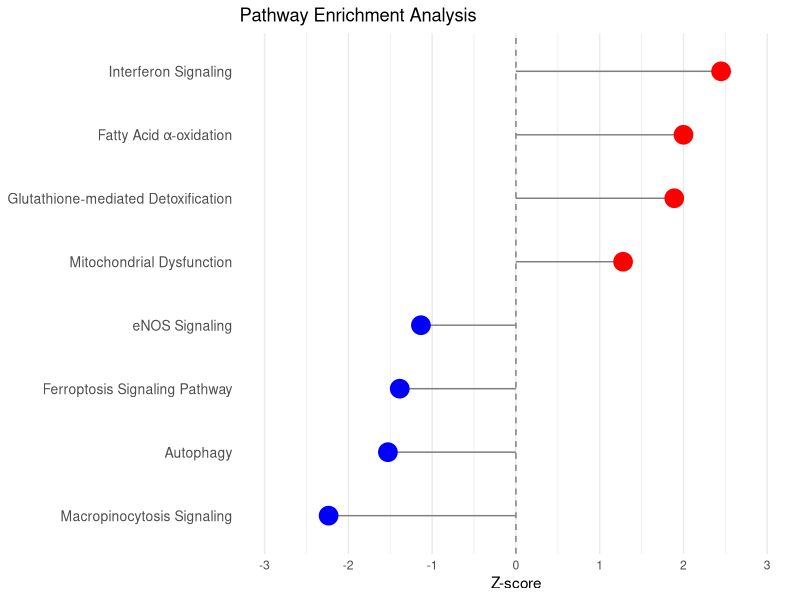

Source code (R):
# Load required libraries
library(ggplot2)
library(dplyr)

# Create the data frame with your new data
data <- data.frame(
  Pathway = c(
    "Macropinocytosis Signaling",
    "Autophagy",
    "Ferroptosis Signaling Pathway",
    "eNOS Signaling",
    "Mitochondrial Dysfunction",
    "Glutathione-mediated Detoxification",
    "Fatty Acid α-oxidation",
    "Interferon Signaling"
  ),
  Zscore = c(
    -2.236,
    -1.528,
    -1.387,
    -1.134,
    1.279,
    1.89,
    2,
    2.449
  )
)

# Order the data by Z-score
data <- data %>% arrange(Zscore)

# Create the lollipop plot
ggplot(data, aes(x = Zscore, y = reorder(Pathway, Zscore))) +
  geom_segment(aes(x = 0, xend = Zscore, y = Pathway, yend = Pathway), 
               color = "grey50") +
  geom_point(aes(color = Zscore > 0), size = 6) +
  scale_color_manual(values = c("blue", "red")) +
  labs(x = "Z-score", y = NULL, title = "Pathway Enrichment Analysis") +
  theme_minimal() +
  theme(
    legend.position = "none",
    panel.grid.major.y = element_blank(),
    panel.grid.minor.y = element_blank(),
    axis.text.y = element_text(size = 10)
  ) +
  scale_x_continuous(limits = c(-3, 3), breaks = seq(-3, 3, 1)) +
  geom_vline(xintercept = 0, linetype = "dashed", color = "grey50")
